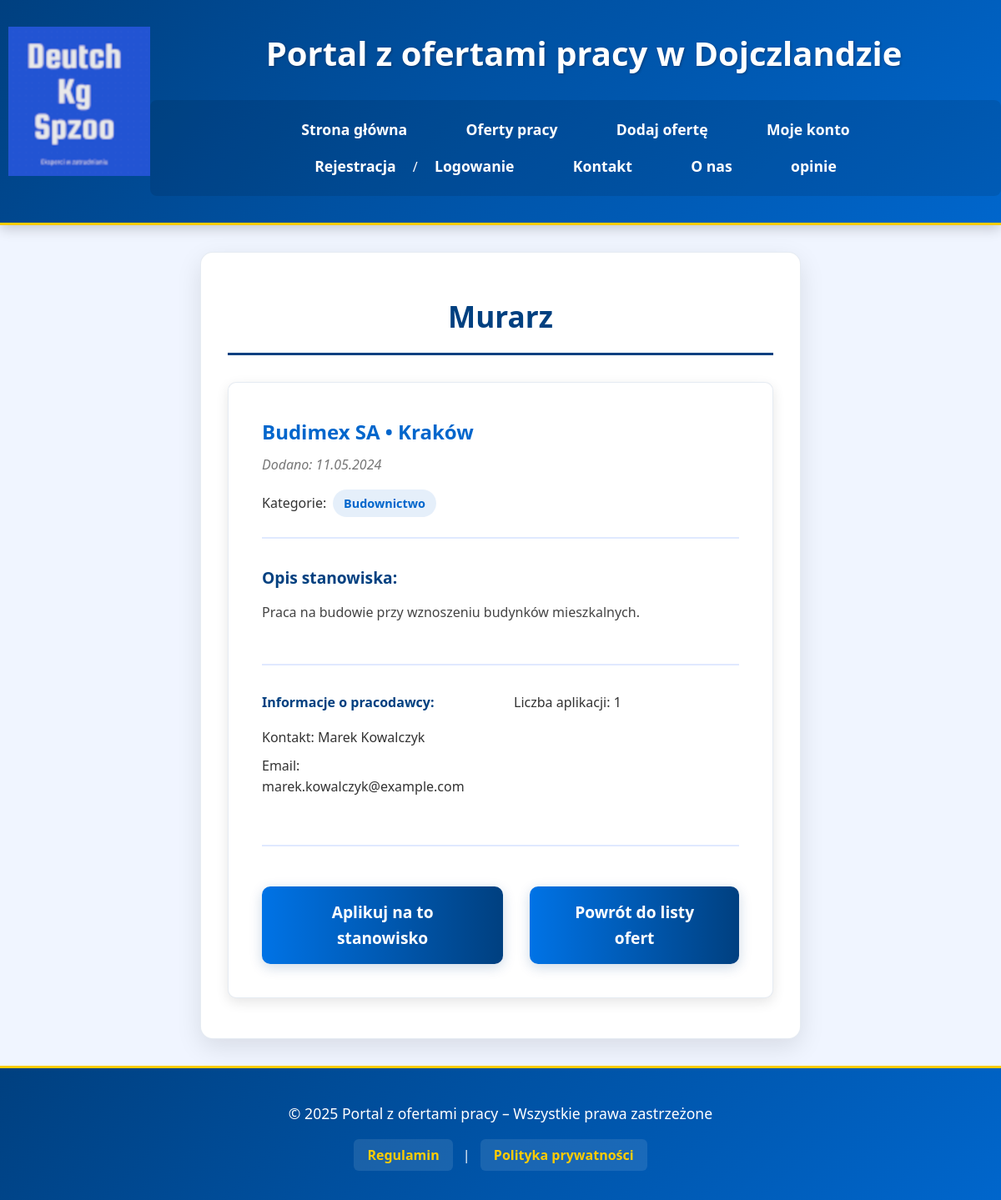
Page /oferta_szczegoly.php?id=2 on the committed database.
### tables this page shows
CREATE TABLE `oferty` (
  `id` int(11) NOT NULL,
  `tytul` varchar(255) NOT NULL,
  `opis` text NOT NULL,
  `firma` varchar(255) NOT NULL,
  `lokalizacja` varchar(255) DEFAULT NULL,
  `wynagrodzenie_min` decimal(10,2) DEFAULT NULL,
  `wynagrodzenie_max` decimal(10,2) DEFAULT NULL,
  `typ_pracy` enum('pełny etat','część etatu','tymczasowa','staż','praktyka','freelance') DEFAULT 'pełny etat',
  `zdalna` tinyint(1) DEFAULT 0,
  `termin_aplikacji` date DEFAULT NULL,
  `kategoria` varchar(100) DEFAULT NULL,
  `data_dodania` datetime DEFAULT current_timestamp(),
  `id_pracodawcy` int(11) NOT NULL
);

CREATE TABLE `uzytkownicy` (
  `id` int(11) NOT NULL,
  `imie` varchar(100) DEFAULT NULL,
  `nazwisko` varchar(100) DEFAULT NULL,
  `email` varchar(255) NOT NULL,
  `telefon` varchar(20) DEFAULT NULL,
  `zdjecie_profilowe` varchar(255) DEFAULT NULL,
  `haslo` varchar(255) NOT NULL,
  `opis` text DEFAULT NULL,
  `rola` enum('uzytkownik','pracodawca','admin') DEFAULT 'uzytkownik',
  `aktywny` tinyint(1) DEFAULT 1,
  `data_rejestracji` datetime DEFAULT current_timestamp(),
  `ostatnie_logowanie` datetime DEFAULT NULL,
  `pensja` decimal(10,2) DEFAULT NULL
);

### oferta_szczegoly.php (the view, shortened to what this page needs)
<?php
require_once 'config.php';
$id_oferty = intval($_GET['id']);
$oferta = null;
try {
    $stmt = $conn->prepare("SELECT o.*, u.imie, u.nazwisko, u.email as email_pracodawcy
                          FROM oferty o
                          JOIN uzytkownicy u ON o.id_pracodawcy = u.id
                          WHERE o.id = ?");
    $stmt->bind_param("i", $id_oferty);
    $stmt->execute();
    $result = $stmt->get_result();
    $oferta = $result->fetch_assoc();
} catch (Exception $e) {
    die("Wystąpił błąd: " . $e->getMessage());
}
$kategorie = [];
try {
    $stmt = $conn->prepare("SELECT k.nazwa
                           FROM oferty_kategorie ok
                           JOIN kategorie k ON ok.id_kategorii = k.id
                           WHERE ok.id_oferty = ?");
    $stmt->bind_param("i", $id_oferty);
    $stmt->execute();
    $result = $stmt->get_result();
    while ($row = $result->fetch_assoc()) {
        $kategorie[] = $row['nazwa'];
    }
} catch (Exception $e) {
    die("Wystąpił błąd: " . $e->getMessage());
}
$liczba_aplikacji = 0;
try {
    $stmt = $conn->prepare("SELECT COUNT(*) as liczba FROM aplikacje WHERE id_oferty = ?");
    $stmt->bind_param("i", $id_oferty);
    $stmt->execute();
    $result = $stmt->get_result();
    $row = $result->fetch_assoc();
    $liczba_aplikacji = $row['liczba'];
} catch (Exception $e) {
    die("Wystąpił błąd: " . $e->getMessage());
}
?>
<!DOCTYPE html>
<html lang="pl">
<head>
    <link rel="stylesheet" href="styleindex.css">
</head>
<body>
<header>
    <img src="logo.png" alt="Logo" style=" float:left;margin-left:10px;">
    <h1>Portal z ofertami pracy w Dojczlandzie</h1>
    <nav>
        <ul>
            <li><a href="index.php">Strona główna</a></li>
            <li><a href="lista_ofert.php">Oferty pracy</a></li>
            <li><a href="dodaj_oferte.php">Dodaj ofertę</a></li>
            <li><a href="konto.php">Moje konto</a></li>
            <li><a href="rejestracja.php">Rejestracja</a> / <a href="logowanie.php">Logowanie</a></li>
            <li><a href="kontakt.php">Kontakt</a></li>
            <li><a href="o_nas.php">O nas</a></li>
            <li><a href="opinie.php">opinie</a></li>
        </ul>
    </nav>
</header>
<main>
    <section id="szczegoly-oferty">
        <h2><?= htmlspecialchars($oferta['tytul']) ?></h2>
        <div class="oferta-szczegoly">
            <div class="oferta-naglowek">
                <h3><?= htmlspecialchars($oferta['firma']) ?> • <?= htmlspecialchars($oferta['lokalizacja']) ?></h3>
                <p class="data-dodania">Dodano: <?= date('d.m.Y', strtotime($oferta['data_dodania'])) ?></p>
                <?php if (!empty($kategorie)): ?>
                    <div class="kategorie">
                        <span>Kategorie: </span>
                        <?php foreach ($kategorie as $kategoria): ?>
                            <span class="kategoria"><?= htmlspecialchars($kategoria) ?></span>
                        <?php endforeach; ?>
                    </div>
                <?php endif; ?>
            </div>
            <div class="oferta-tresc">
                <h4>Opis stanowiska:</h4>
                <p><?= nl2br(htmlspecialchars($oferta['opis'])) ?></p>
            </div>
            <div class="oferta-dodatkowe">
                <div class="pracodawca-info">
                    <h4>Informacje o pracodawcy:</h4>
                    <p>Kontakt: <?= htmlspecialchars($oferta['imie'] . ' ' . $oferta['nazwisko']) ?></p>
                    <p>Email: <?= htmlspecialchars($oferta['email_pracodawcy']) ?></p>
                </div>
                <div class="statystyki">
                    <p>Liczba aplikacji: <?= $liczba_aplikacji ?></p>
                </div>
            </div>
            <div class="oferta-akcje">
                <a href="aplikuj.php?id=<?= $id_oferty ?>" class="button">Aplikuj na to stanowisko</a>
                <a href="lista_ofert.php" class="button">Powrót do listy ofert</a>
            </div>
        </div>
    </section>
</main>
<footer>
    <p>&copy; 2025 Portal z ofertami pracy – Wszystkie prawa zastrzeżone</p>
    <a href="regulamin.php">Regulamin</a> | <a href="polityka_prywatnosci.php">Polityka prywatności</a>
</footer>
</body>
</html>

### styleindex.css (style rules this page uses)
* { margin: 0; padding: 0; box-sizing: border-box; }
body { font-family: 'Segoe UI', Roboto, Oxygen, Ubuntu, Cantarell, 'Open Sans', 'Helvetica Neue', sans-serif; background-color: #f0f5ff; color: #333; line-height: 1.6; min-height: 100vh; display: grid; grid-template-columns: 1fr 3fr 1fr; grid-template-areas: "header header header" "left main right" "footer footer footer"; }
header { grid-area: header; background: linear-gradient(135deg, #004080 0%, #0066cc 100%); color: #fff; padding: 2rem 0; text-align: center; box-shadow: 0 4px 15px rgba(0, 0, 0, 0.2); border-bottom: 3px solid #ffcc00; }
header h1 { margin-bottom: 1.5rem; font-size: 2.5rem; font-weight: 700; text-shadow: 1px 1px 3px rgba(0, 0, 0, 0.3); }
nav ul { list-style: none; padding: 0; margin: 1.5rem 0 0; display: flex; justify-content: center; flex-wrap: wrap; background-color: rgba(0, 0, 0, 0.1); padding: 0.8rem; border-radius: 8px; max-width: 90%; margin: 0 auto; }
nav ul li { margin: 0.5rem 1.2rem; }
nav ul li a { color: #fff; text-decoration: none; font-weight: 600; padding: 0.5rem 1rem; position: relative; transition: all 0.3s ease; font-size: 1.1rem; }
main { grid-area: main; padding: 3rem 2rem; margin: 2rem 0; background-color: #fff; border-radius: 15px; box-shadow: 0 10px 30px rgba(0, 0, 0, 0.1); border: 1px solid rgba(0, 64, 128, 0.1); }
main h2 { color: #004080; font-size: 2.2rem; margin-bottom: 2rem; padding-bottom: 1rem; border-bottom: 3px solid #004080; font-weight: 700; text-align: center; }
button[type="submit"], .button { padding: 1rem 2rem; background: linear-gradient(to right, #0073e6, #004080); color: white; border: none; border-radius: 10px; cursor: pointer; font-size: 1.2rem; font-weight: 600; transition: all 0.3s ease; box-shadow: 0 4px 15px rgba(0, 64, 128, 0.2); margin-top: 1rem; align-self: center; width: 100%; max-width: 300px; text-align: center; text-decoration: none; display: inline-block; }
footer { grid-area: footer; text-align: center; padding: 2.5rem; background: linear-gradient(135deg, #004080 0%, #0066cc 100%); color: #fff; margin-top: auto; border-top: 3px solid #ffcc00; }
footer p { margin-bottom: 1.5rem; font-size: 1.1rem; }
footer a { color: #ffcc00; text-decoration: none; font-weight: 600; transition: all 0.3s ease; padding: 0.5rem 1rem; border-radius: 6px; background-color: rgba(255, 255, 255, 0.1); margin: 0 0.5rem; }
.oferta-szczegoly { background-color: #fff; border-radius: 10px; padding: 2.5rem; box-shadow: 0 5px 15px rgba(0, 0, 0, 0.1); border: 1px solid rgba(0, 64, 128, 0.1); }
.oferta-naglowek { border-bottom: 2px solid #e0e9ff; padding-bottom: 1.5rem; margin-bottom: 2rem; }
.oferta-naglowek h3 { color: #0066cc; font-size: 1.5rem; margin-bottom: 0.5rem; }
.data-dodania { color: #777; font-style: italic; margin-bottom: 1rem; }
.kategorie { display: flex; flex-wrap: wrap; gap: 0.5rem; align-items: center; }
.kategoria { background-color: rgba(0, 102, 204, 0.1); color: #0066cc; padding: 0.3rem 0.8rem; border-radius: 20px; font-size: 0.9rem; font-weight: 600; }
.oferta-tresc h4 { color: #004080; margin: 1.5rem 0 0.8rem; font-size: 1.2rem; }
.oferta-tresc p { line-height: 1.7; color: #444; }
.oferta-dodatkowe { display: grid; grid-template-columns: 1fr 1fr; gap: 2rem; margin-top: 3rem; padding-top: 2rem; border-top: 2px solid #e0e9ff; }
.pracodawca-info h4, .statystyki h4 { color: #004080; margin-bottom: 1rem; }
.pracodawca-info p, .statystyki p { margin-bottom: 0.5rem; }
.oferta-akcje { display: flex; justify-content: center; gap: 2rem; margin-top: 3rem; padding-top: 2rem; border-top: 2px solid #e0e9ff; }
.oferta-akcje .button { width: auto; padding: 1rem 2rem; }
header h1 { display: inline-block; margin-left: 20px; vertical-align: middle; }
.button { padding: 1rem 2rem; background: linear-gradient(to right, #0073e6, #004080); color: white; border: none; border-radius: 10px; cursor: pointer; font-size: 1.2rem; font-weight: 600; transition: all 0.3s ease; box-shadow: 0 4px 15px rgba(0, 64, 128, 0.2); margin-top: 1rem; text-align: center; display: inline-block; }

### rows in the picture
oferty: tytul "Murarz", firma "Budimex SA", lokalizacja "Kraków", data_dodania "11.05.2024", opis "Praca na budowie przy wznoszeniu budynków mieszkalnych.", id_pracodawcy.nazwisko "Marek Kowalczyk", id_pracodawcy.email "marek.kowalczyk@example.com"

### other values in the picture
$kategoria "Budownictwo"
$liczba_aplikacji "1"
